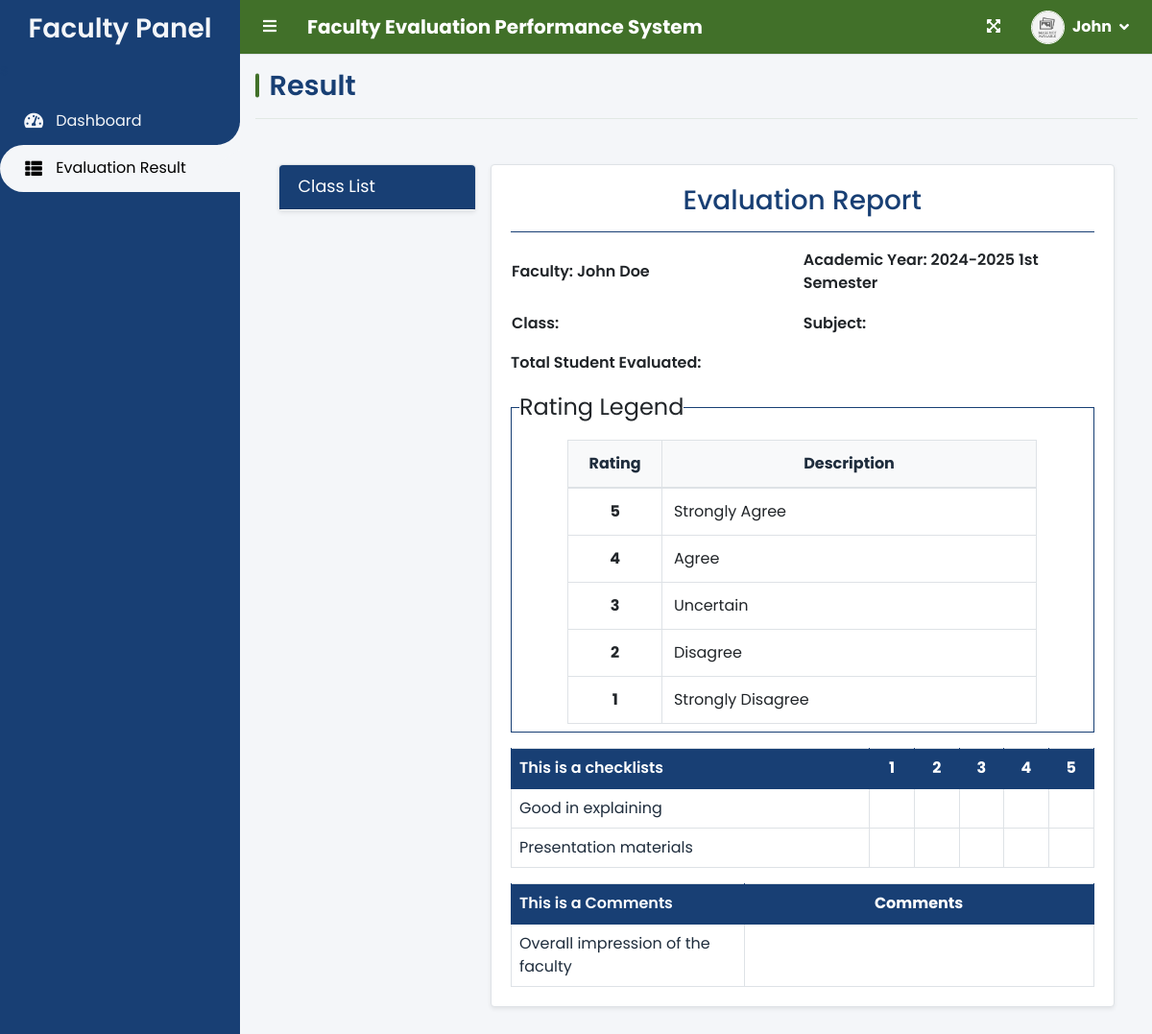
Page /index.php?page=result (signed in) on the committed database.
### tables this page shows
CREATE TABLE `criteria_list` (
  `id` int(30) NOT NULL,
  `criteria` text NOT NULL,
  `order_by` int(30) NOT NULL,
  `type` enum('checklist','textfield') NOT NULL DEFAULT 'checklist'
);

CREATE TABLE `question_list` (
  `id` int(30) NOT NULL,
  `academic_id` int(30) NOT NULL,
  `question` text NOT NULL,
  `order_by` int(30) NOT NULL,
  `criteria_id` int(30) NOT NULL,
  `type` enum('checklist','textfield') NOT NULL DEFAULT 'checklist'
);

### includes/functions.php (called while the page is built, shortened)
<?php
function ordinal_suffix($num)
{
    $num = $num % 100;
    if ($num < 11 || $num > 13) {
        switch ($num % 10) {
            case 1:
                return $num . 'st';
        }
    }
    return $num . 'th';
}

### faculty/result.php (the view, shortened to what this page needs)
<?php
include 'includes/functions.php';
$faculty_id = $_SESSION['login_id'];
?>
<div class="container-fluid px-4">
  <div class="row">
  </div>
  <div class="row">
    <div class="col-md-3">
      <div class="card shadow-sm border">
        <div class="card-header bg-primary text-white">
          <h5 class="card-title mb-0">Class List</h5>
        </div>
        <div class="card-body p-0">
        </div>
      </div>
    </div>
    <div class="col-md-9">
      <div class="card shadow-sm border" id="printable">
        <div class="card-body">
          <div>
            <h3 class="text-center text-primary">Evaluation Report</h3>
            <hr class="border-primary">
            <table width="100%">
              <tr>
                <td width="50%">
                  <p><b>Faculty: <span id="facultyName"><?php
                  $faculty = $conn->query("SELECT *,concat(firstname,' ',lastname) as name FROM faculty_list where id = " . $faculty_id)->fetch_assoc();
                  echo ucwords($faculty['name']);
                  ?></span></b></p>
                </td>
                <td width="50%">
                  <p>
                    <b>Academic Year:
                      <span
                        id="ay"><?php echo $_SESSION['academic']['year'] . ' ' . (ordinal_suffix($_SESSION['academic']['semester'])) ?>
                        Semester
                      </span>
                    </b>
                  </p>
                </td>
              </tr>
              <tr>
                <td width="50%">
                  <p><b>Class: <span id="classField"></span></b></p>
                </td>
                <td width="50%">
                  <p><b>Subject: <span id="subjectField"></span></b></p>
                </td>
              </tr>
            </table>
            <p class=""><b>Total Student Evaluated: <span id="tse"></span></b></p>
          </div>
          <fieldset class="border border-info p-2 w-100">
            <legend class="w-auto">Rating Legend</legend>
            <div class="row justify-content-center">
              <div class="col-md-10">
                <div class="table-responsive">
                  <table class="table table-bordered mb-0">
                    <thead class="bg-light">
                      <tr class="text-center">
                        <th width="20%">Rating</th>
                        <th width="80%">Description</th>
                      </tr>
                    </thead>
                    <tbody>
                      <tr>
                        <td class="text-center font-weight-bold">5</td>
                        <td>Strongly Agree</td>
                      </tr>
                      <tr>
                        <td class="text-center font-weight-bold">4</td>
                        <td>Agree</td>
                      </tr>
                      <tr>
                        <td class="text-center font-weight-bold">3</td>
                        <td>Uncertain</td>
                      </tr>
                      <tr>
                        <td class="text-center font-weight-bold">2</td>
                        <td>Disagree</td>
                      </tr>
                      <tr>
                        <td class="text-center font-weight-bold">1</td>
                        <td>Strongly Disagree</td>
                      </tr>
                    </tbody>
                  </table>
                </div>
              </div>
            </div>
          </fieldset>
          <?php
          $criteria = $conn->query("SELECT * FROM criteria_list where id in (SELECT criteria_id FROM question_list where academic_id = {$_SESSION['academic']['id']} ) order by abs(order_by) asc ");
          while ($crow = $criteria->fetch_assoc()):
            ?>
            <table class="table table-bordered table-sm wborder mt-3">
              <thead>
                <tr class="bg-primary">
                  <th class="p-2"><b><?php echo $crow['criteria'] ?></b></th>
                  <?php if ($crow['type'] == 'checklist'): ?>
                    <th width="5%" class="text-center p-2">1</th>
                    <th width="5%" class="text-center p-2">2</th>
                    <th width="5%" class="text-center p-2">3</th>
                    <th width="5%" class="text-center p-2">4</th>
                    <th width="5%" class="text-center p-2">5</th>
                  <?php else: ?>
                    <th width="60%" class="text-center p-2">Comments</th>
                  <?php endif; ?>
                </tr>
              </thead>
              <tbody class="tr-sortable">
                <?php
                $questions = $conn->query("SELECT * FROM question_list where criteria_id = {$crow['id']} and academic_id = {$_SESSION['academic']['id']} order by abs(order_by) asc ");
                while ($row = $questions->fetch_assoc()):
                  ?>
                  <tr class="bg-white">
                    <td class="p-2" width="40%">
                      <?php echo $row['question'] ?>
                    </td>
                    <?php if ($crow['type'] == 'checklist'): ?>
                      <?php for ($c = 1; $c <= 5; $c++): ?>
                        <td class="text-center p-2">
                        </td>
                      <?php endfor; ?>
                    <?php else: ?>
                      <td class="text-left p-2">
                        <div class="comments_<?php echo $row['id'] ?> comments-list"></div>
                      </td>
                    <?php endif; ?>
                  </tr>
                <?php endwhile; ?>
              </tbody>
            </table>
          <?php endwhile; ?>
        </div>
      </div>
    </div>
  </div>
</div>

### header.php (style rules this page uses)
body, .main-header, .main-sidebar, .content-wrapper, .card, .btn, .form-control, .nav-link, .dropdown-item, .modal-title, .table, .alert, .badge, .toast, .swal2-title, .swal2-content, .select2-container--default .select2-selection--single, .select2-container--default .select2-selection--multiple, .select2-container--default .select2-selection--single .select2-selection__rendered, .select2-container--default .select2-selection--multiple .select2-selection__rendered { font-family: 'Poppins', sans-serif !important; }
.font-weight-bold, b, strong { font-weight: 600 !important; }

### faculty/sidebar.php (style rules this page uses)
:root { --white: #f4f6f9; --black: #000; --sidebar-bg: #183f74; }

### faculty/result.php (style rules this page uses)
.bg-primary { background-color: #183f74 !important; }
.text-primary { color: #183f74 !important; }
.table-sm td, .table-sm th { padding: 0.5rem; }
.table-bordered { border: 1px solid #dee2e6; }
.table-bordered td, .table-bordered th { border: 1px solid #dee2e6; }
.bg-primary th { color: #fff; background-color: #183f74 !important; border-color: #183f74 !important; }
.comments-list { max-height: 200px; overflow-y: auto; padding: 10px; border-radius: 4px; }

### rows in the picture
criteria_list: criteria "This is a checklists", type "1"
question_list: question "Good in explaining"
question_list: question "Presentation materials"
criteria_list: criteria "This is a Comments", type "Comments"
question_list: question "Overall impression of the faculty"

### other values in the picture
$_SESSION['system']['name'] "Faculty Evaluation Performance System"
$_SESSION['login_firstname'] "John"
$title "Result"
$faculty['name'] "John Doe"
$_SESSION['academic']['year'] "2024-2025"
ordinal_suffix($_SESSION['academic']['semester']) "1st"
